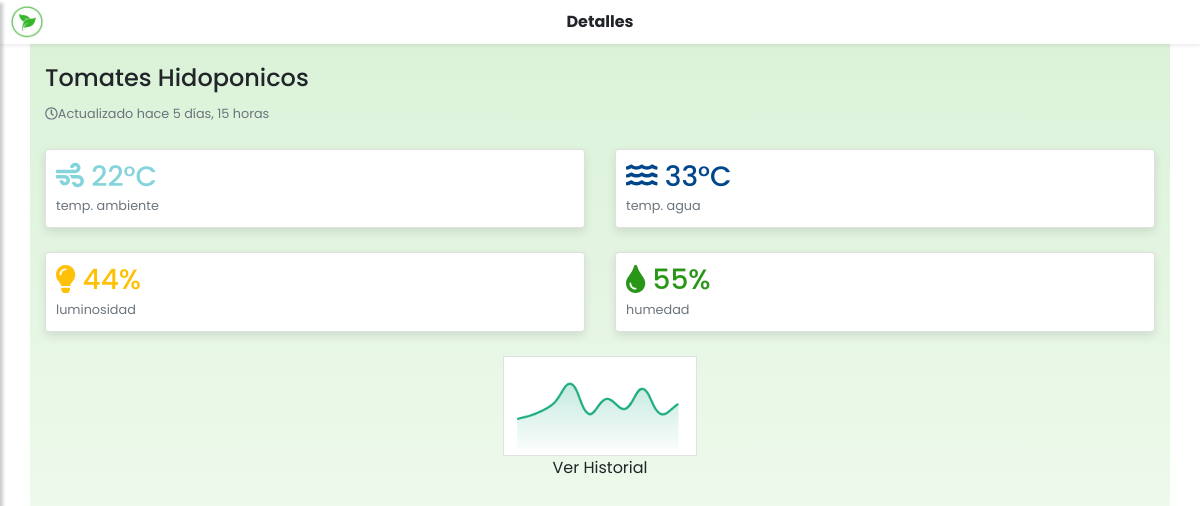
Page /farm/3/ (signed in) on the earlier database version.
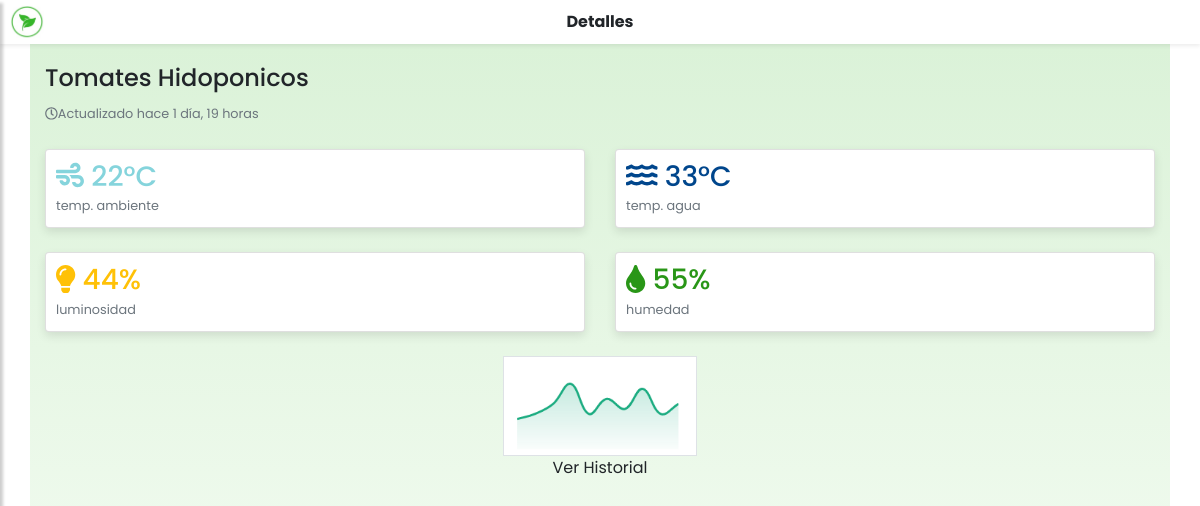
Same page on the later database version.
### app_backend/models.py (models this page shows, shortened)
class Farm(models.Model):
    uuid = models.CharField(max_length=10, unique=True)
    owner = models.ForeignKey(User, on_delete=models.CASCADE)
    seed = models.ForeignKey(Seed, null=True, on_delete=models.PROTECT)
    sensor_temp_air = models.PositiveIntegerField(default=0)
    sensor_temp_water = models.PositiveIntegerField(default=0)
    sensor_light = models.PositiveIntegerField(default=0)
    sensor_wetness = models.PositiveIntegerField(default=0)
    last_date = models.DateTimeField(auto_now=True)

class Seed(models.Model):
    name = models.CharField(max_length=100)
    image = models.CharField(max_length=200)

### app_frontend/views.py (the view)
# urls.py: path('farm/<pk>/', login_required(FarmDetailView.as_view())),
class FarmDetailView(DetailView):
    queryset = Farm.objects.all()
    context_object_name = 'farm'
    template_name = 'farm/farm_detail.html'
    def get_queryset(self):
        return self.queryset.filter(id=self.kwargs.get('pk'))

### app_frontend/templates/farm/farm_detail.html (shortened to what this page needs)
{% extends 'template_base.html' %}
{% load static %}
{% load humanize %}
{% block menu %}
    <nav class="navbar shadow-sm">
        <a class="navbar-brand" id="sidebarCollapse" href="#">
            <img src="{% static 'img/logo.png' %}" width="34" height="34" alt="menu">
        </a>
        <ul class="nav navbar-nav abs-center-x">
            <li class="nav-item">
                <a class="nav-link" href="/farm">
                    <strong>Detalles</strong>
                </a>
            </li>
        </ul>
    </nav>
{% endblock %}
{% block content %}
    <div class="container bg-green">
        <div class="row mb-2">
            <div class="col">
                <h4 class="">{{ farm.seed.name }}</h4>
                <p class="text-muted">
                    <small><i class="far fa-clock"></i>Actualizado hace {{ farm.last_date|timesince }}</small>
                </p>
            </div>
        </div>
        <div class="row mb-4">
            <div class="col-6">
                <div class="card card-sensor">
                    <div class="card-body sensor-air">
                        <h3>
                            <i class="fas fa-wind"></i> {{ farm.sensor_temp_air }}°C
                        </h3>
                        <p class="text-muted" style="margin-bottom: 0">
                            <small>temp. ambiente</small>
                        </p>
                    </div>
                </div>
            </div>
            <div class="col-6">
                <div class="card card-sensor">
                    <div class="card-body sensor-water">
                        <h3>
                            <i class="fas fa-water"></i> {{ farm.sensor_temp_water }}°C
                        </h3>
                        <p class="text-muted" style="margin-bottom: 0">
                            <small>temp. agua</small>
                        </p>
                    </div>
                </div>
            </div>
        </div>
        <div class="row mb-4">
            <div class="col">
                <div class="card card-sensor">
                    <div class="card-body sensor-light">
                        <h3>
                            <i class="fas fa-lightbulb"></i> {{ farm.sensor_light }}%
                        </h3>
                        <p class="text-muted" style="margin-bottom: 0">
                            <small>luminosidad</small>
                        </p>
                    </div>
                </div>
            </div>
            <div class="col">
                <div class="card card-sensor">
                    <div class="card-body sensor-wetness">
                        <h3>
                            <i class="fas fa-tint"></i> {{ farm.sensor_wetness }}%
                        </h3>
                        <p class="text-muted" style="margin-bottom: 0">
                            <small>humedad</small>
                        </p>
                    </div>
                </div>
            </div>
        </div>
        <div class="row">
            <div class="col">
                <a href="/farm/{{ farm.id }}/history">
                    <img class="mx-auto d-block border" height="100" src="{% static 'img/chart.png' %}" alt="history">
                    <p class="text-center">Ver Historial</p>
                </a>
            </div>
        </div>
    </div>
{% endblock %}

Differences in the rows shown:
changed Farm "Tomates Hidoponicos": last_date "5 días, 15 horas" → "1 día, 19 horas"
